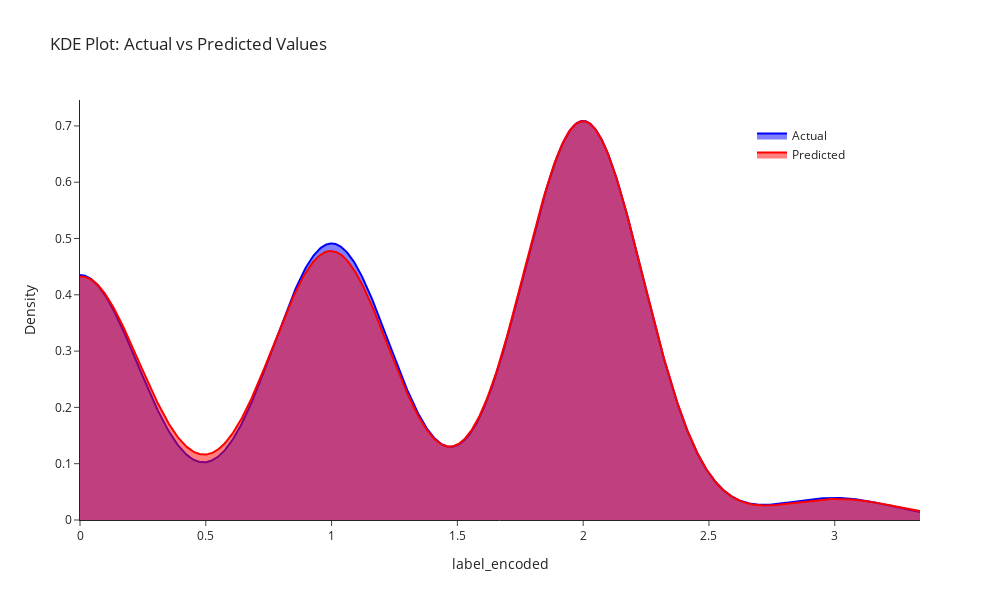

The code cell stored with this chart in its notebook:
### Markdown cell above
## KDE for Degree 2 Polynomial Regression

### Code cell
# Calculate KDEs for actual and predicted
kde_actual = gaussian_kde(y_test_p2)
kde_pred = gaussian_kde(y_pred_p2)

# Define x-axis range covering both datasets
x_range = np.linspace(min(min(y_test_p2), min(y_pred_p2)), max(max(y_test_p2), max(y_pred_p2)), 1000)

# Evaluate KDE values
y_actual_kde = kde_actual(x_range)
y_pred_kde = kde_pred(x_range)

# Create Plotly figure
fig = go.Figure()

fig.add_trace(go.Scatter(
    x=x_range,
    y=y_actual_kde,
    mode='lines',
    name='Actual',
    fill='tozeroy',
    line=dict(color='blue')
))

fig.add_trace(go.Scatter(
    x=x_range,
    y=y_pred_kde,
    mode='lines',
    name='Predicted',
    fill='tozeroy',
    line=dict(color='red')
))

fig.update_layout(
    title='KDE Plot: Actual vs Predicted Values',
    xaxis_title='label_encoded',
    yaxis_title='Density',
    legend=dict(x=0.8, y=0.95),
    template='simple_white',
    width=1000,
    height=600,
    showlegend=True
)

fig.show()

### Figure 1 — Plotly figure (JSON) as saved in the notebook; plotly's stock layout.template omitted (floating-point values rounded to 4 significant figures; data arrays with more than 128 entries replaced by an {"elided": "..."} marker saying what was removed)
{"data": [{"fill": "tozeroy", "line": {"color": "blue"}, "mode": "lines", "name": "Actual", "type": "scatter", "x": {"elided": "1000 float values"}, "y": {"elided": "1000 float values"}}, {"fill": "tozeroy", "line": {"color": "red"}, "mode": "lines", "name": "Predicted", "type": "scatter", "x": {"elided": "1000 float values"}, "y": {"elided": "1000 float values"}}], "layout": {"height": 600, "legend": {"x": 0.8, "y": 0.95}, "showlegend": true, "title": {"text": "KDE Plot: Actual vs Predicted Values"}, "width": 1000, "xaxis": {"title": {"text": "label_encoded"}}, "yaxis": {"title": {"text": "Density"}}}}
